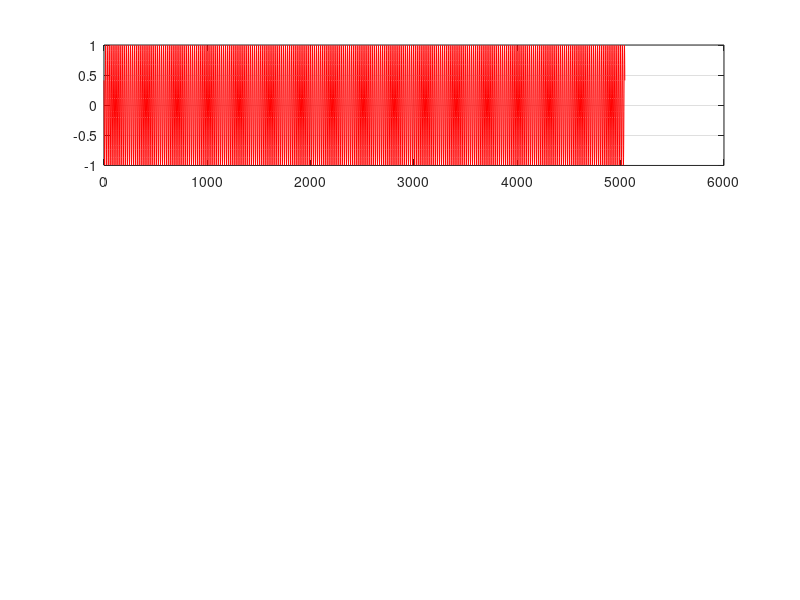

MATLAB code to generate this figure: (Note: this script raises an error after producing the figure.)
clc;
clear all;
close all;
f = 1;  % frequency of sampling
n = 2*3*4*5*6*7+1; % number of samples
t = linspace(0, (n-1)/f, n); %time dimension
Asin = 1; %amplitude of sinus signal
Fsin = 0.05; %frequency of sinus
delta = 9;
Const_Value = 0;

%% signal bulding
Ysin =Const_Value + Asin * sin(2 * pi  * Fsin * t + delta);

figure(1)
subplot(3,1,1);
plot(t, Ysin, 'r'); grid on; hold on;
[Y,F,fft_RAW] = fft_freq(Ysin,f);
Y2 = 2*abs(fft(Ysin,n)/n);
F2 = f/2*linspace(0,1,n/2+1);
subplot(3,1,2);
plot(F,Y); grid on; hold on;
plot(F2,Y2(1:length(F2)),'r');


subplot(3,1,3);
plot(real(fft_RAW), 'r'); grid on; hold on;
plot(imag(fft_RAW), 'b')
plot(abs(fft_RAW), 'k')

T1=1./F;
T2=1./F2;